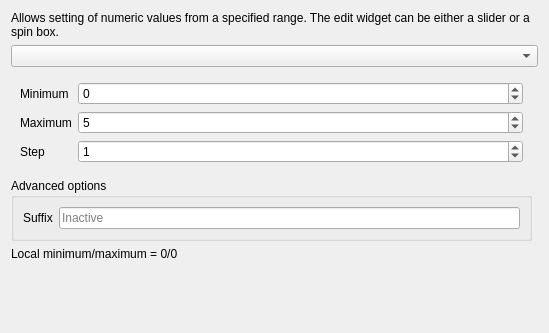
<?xml version="1.0" encoding="UTF-8"?>
<ui version="4.0">
 <class>QgsRangeConfigDlgBase</class>
 <widget class="QWidget" name="QgsRangeConfigDlgBase">
  <property name="geometry">
   <rect>
    <x>0</x>
    <y>0</y>
    <width>549</width>
    <height>333</height>
   </rect>
  </property>
  <property name="windowTitle">
   <string>Form</string>
  </property>
  <layout class="QGridLayout" name="gridLayout">
   <item row="0" column="0" colspan="2">
    <widget class="QLabel" name="rangeLabel">
     <property name="text">
      <string>Allows setting of numeric values from a specified range. The edit widget can be either a slider or a spin box.</string>
     </property>
     <property name="wordWrap">
      <bool>true</bool>
     </property>
    </widget>
   </item>
   <item row="4" column="0">
    <widget class="QLabel" name="valuesLabel">
     <property name="text">
      <string>Local minimum/maximum = 0/0</string>
     </property>
     <property name="wordWrap">
      <bool>true</bool>
     </property>
    </widget>
   </item>
   <item row="1" column="0" colspan="2">
    <widget class="QComboBox" name="rangeWidget"/>
   </item>
   <item row="5" column="0">
    <spacer name="verticalSpacer">
     <property name="orientation">
      <enum>Qt::Vertical</enum>
     </property>
     <property name="sizeHint" stdset="0">
      <size>
       <width>20</width>
       <height>40</height>
      </size>
     </property>
    </spacer>
   </item>
   <item row="2" column="0">
    <widget class="QStackedWidget" name="rangeStackedWidget">
     <property name="currentIndex">
      <number>0</number>
     </property>
     <widget class="QWidget" name="intPage">
      <layout class="QFormLayout" name="formLayout">
       <item row="0" column="0">
        <widget class="QLabel" name="minimumLabel">
         <property name="text">
          <string>Minimum</string>
         </property>
        </widget>
       </item>
       <item row="0" column="1">
        <widget class="QSpinBox" name="minimumSpinBox">
         <property name="minimum">
          <number>-999999999</number>
         </property>
         <property name="maximum">
          <number>999999999</number>
         </property>
        </widget>
       </item>
       <item row="1" column="0">
        <widget class="QLabel" name="maximumLabel">
         <property name="text">
          <string>Maximum</string>
         </property>
        </widget>
       </item>
       <item row="1" column="1">
        <widget class="QSpinBox" name="maximumSpinBox">
         <property name="minimum">
          <number>-999999999</number>
         </property>
         <property name="maximum">
          <number>999999999</number>
         </property>
         <property name="value">
          <number>5</number>
         </property>
        </widget>
       </item>
       <item row="2" column="0">
        <widget class="QLabel" name="stepLabel">
         <property name="text">
          <string>Step</string>
         </property>
        </widget>
       </item>
       <item row="2" column="1">
        <widget class="QSpinBox" name="stepSpinBox">
         <property name="maximum">
          <number>999999999</number>
         </property>
         <property name="value">
          <number>1</number>
         </property>
        </widget>
       </item>
      </layout>
     </widget>
     <widget class="QWidget" name="doublePage">
      <layout class="QFormLayout" name="formLayout_2">
       <item row="2" column="0">
        <widget class="QLabel" name="stepLabel_2">
         <property name="text">
          <string>Step</string>
         </property>
        </widget>
       </item>
       <item row="1" column="0">
        <widget class="QLabel" name="maximumLabel_2">
         <property name="text">
          <string>Maximum</string>
         </property>
        </widget>
       </item>
       <item row="0" column="0">
        <widget class="QLabel" name="minimumLabel_2">
         <property name="text">
          <string>Minimum</string>
         </property>
        </widget>
       </item>
       <item row="0" column="1">
        <widget class="QDoubleSpinBox" name="minimumDoubleSpinBox">
         <property name="minimum">
          <double>-999999999.990000009536743</double>
         </property>
         <property name="maximum">
          <double>999999999.990000009536743</double>
         </property>
        </widget>
       </item>
       <item row="1" column="1">
        <widget class="QDoubleSpinBox" name="maximumDoubleSpinBox">
         <property name="minimum">
          <double>-999999999.990000009536743</double>
         </property>
         <property name="maximum">
          <double>999999999.990000009536743</double>
         </property>
         <property name="value">
          <double>5.000000000000000</double>
         </property>
        </widget>
       </item>
       <item row="2" column="1">
        <widget class="QDoubleSpinBox" name="stepDoubleSpinBox">
         <property name="maximum">
          <double>999999999.990000009536743</double>
         </property>
         <property name="value">
          <double>1.000000000000000</double>
         </property>
        </widget>
       </item>
      </layout>
     </widget>
    </widget>
   </item>
   <item row="3" column="0">
    <widget class="QgsCollapsibleGroupBox" name="groupBox">
     <property name="title">
      <string>Advanced options</string>
     </property>
     <layout class="QFormLayout" name="formLayout_3">
      <item row="0" column="0">
       <widget class="QLabel" name="suffixLabel">
        <property name="text">
         <string>Suffix</string>
        </property>
       </widget>
      </item>
      <item row="0" column="1">
       <widget class="QLineEdit" name="suffixLineEdit">
        <property name="placeholderText">
         <string>Inactive</string>
        </property>
       </widget>
      </item>
     </layout>
    </widget>
   </item>
  </layout>
 </widget>
 <customwidgets>
  <customwidget>
   <class>QgsCollapsibleGroupBox</class>
   <extends>QGroupBox</extends>
   <header>qgscollapsiblegroupbox.h</header>
   <container>1</container>
  </customwidget>
 </customwidgets>
 <resources/>
 <connections/>
</ui>
